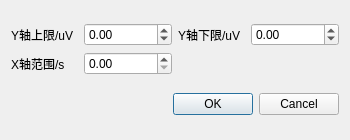
<?xml version="1.0" encoding="UTF-8"?>
<ui version="4.0">
 <class>ChartSetting</class>
 <widget class="QDialog" name="ChartSetting">
  <property name="geometry">
   <rect>
    <x>0</x>
    <y>0</y>
    <width>350</width>
    <height>140</height>
   </rect>
  </property>
  <property name="minimumSize">
   <size>
    <width>350</width>
    <height>140</height>
   </size>
  </property>
  <property name="maximumSize">
   <size>
    <width>350</width>
    <height>140</height>
   </size>
  </property>
  <property name="windowTitle">
   <string>Dialog</string>
  </property>
  <layout class="QGridLayout" name="gridLayout_2">
   <item row="0" column="0">
    <layout class="QGridLayout" name="gridLayout">
     <item row="0" column="3">
      <widget class="QDoubleSpinBox" name="m_doubleSpinBox_ymin">
       <property name="minimum">
        <double>-10000000.000000000000000</double>
       </property>
       <property name="maximum">
        <double>10000000.000000000000000</double>
       </property>
      </widget>
     </item>
     <item row="0" column="2">
      <widget class="QLabel" name="label_2">
       <property name="text">
        <string>Y轴下限/uV</string>
       </property>
      </widget>
     </item>
     <item row="0" column="1">
      <widget class="QDoubleSpinBox" name="m_doubleSpinBox_ymax">
       <property name="minimum">
        <double>-10000000.000000000000000</double>
       </property>
       <property name="maximum">
        <double>10000000.000000000000000</double>
       </property>
      </widget>
     </item>
     <item row="0" column="0">
      <widget class="QLabel" name="label">
       <property name="text">
        <string>Y轴上限/uV</string>
       </property>
      </widget>
     </item>
     <item row="1" column="0">
      <widget class="QLabel" name="label_3">
       <property name="text">
        <string>X轴范围/s</string>
       </property>
      </widget>
     </item>
     <item row="1" column="1">
      <widget class="QDoubleSpinBox" name="m_doubleSpinBox_xrange"/>
     </item>
    </layout>
   </item>
   <item row="1" column="0">
    <widget class="QDialogButtonBox" name="buttonBox">
     <property name="orientation">
      <enum>Qt::Horizontal</enum>
     </property>
     <property name="standardButtons">
      <set>QDialogButtonBox::Cancel|QDialogButtonBox::Ok</set>
     </property>
    </widget>
   </item>
  </layout>
 </widget>
 <resources/>
 <connections>
  <connection>
   <sender>buttonBox</sender>
   <signal>accepted()</signal>
   <receiver>ChartSetting</receiver>
   <slot>accept()</slot>
   <hints>
    <hint type="sourcelabel">
     <x>248</x>
     <y>254</y>
    </hint>
    <hint type="destinationlabel">
     <x>157</x>
     <y>274</y>
    </hint>
   </hints>
  </connection>
  <connection>
   <sender>buttonBox</sender>
   <signal>rejected()</signal>
   <receiver>ChartSetting</receiver>
   <slot>reject()</slot>
   <hints>
    <hint type="sourcelabel">
     <x>316</x>
     <y>260</y>
    </hint>
    <hint type="destinationlabel">
     <x>286</x>
     <y>274</y>
    </hint>
   </hints>
  </connection>
 </connections>
</ui>
